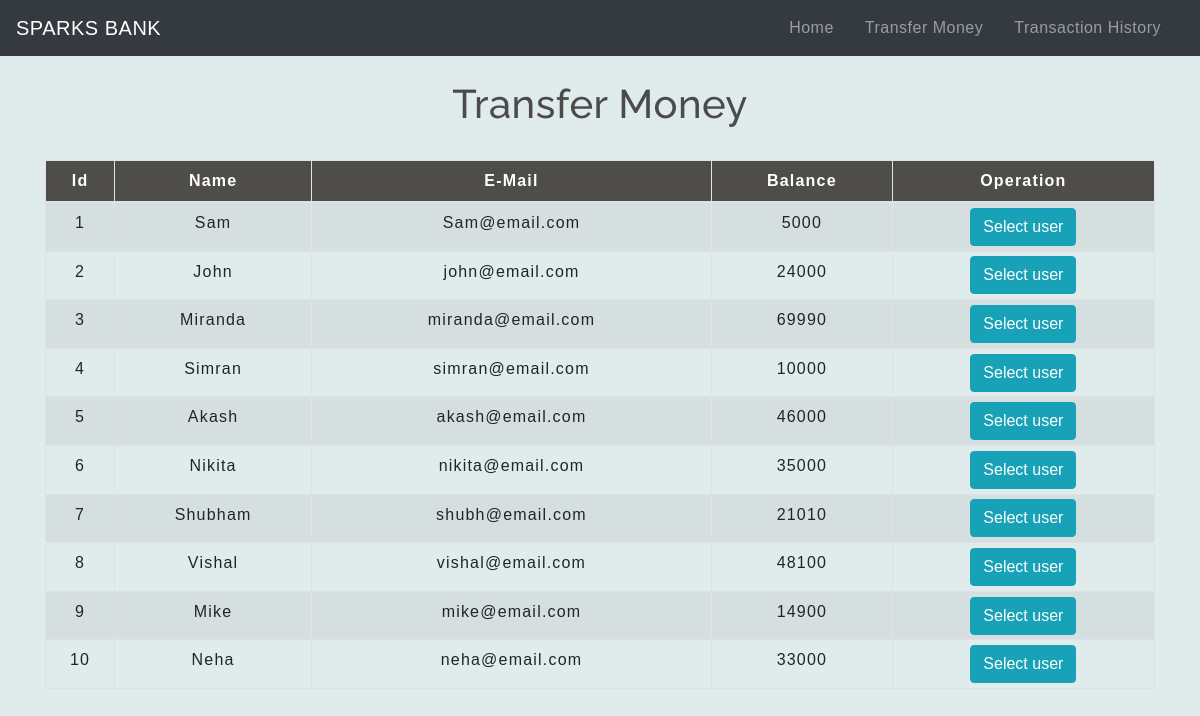
The page /transfer_money.php on the database its author committed.
### tables this page shows
CREATE TABLE `users` (
  `id` int(11) NOT NULL,
  `name` varchar(20) NOT NULL,
  `email` varchar(20) NOT NULL,
  `balance` int(11) NOT NULL
);

### transfer_money.php (the view, shortened to what this page needs)
<!DOCTYPE html>
<html lang="en">
<head>
    <link rel="stylesheet" href="https://maxcdn.bootstrapcdn.com/bootstrap/4.0.0/css/bootstrap.min.css"
>
    <link rel="stylesheet" type="text/css" href="css/table.css">
    <link rel="stylesheet" type="text/css" href="css/navbar.css">
</head>
<body>
    <?php
  include 'navbar.php';
?>
    <?php
    include 'db_config.php';
    $sql = "SELECT * FROM users";
    $result = mysqli_query($conn,$sql);
?>
    <div class="container">
        <h2 class="text-center pt-4">Transfer Money</h2>
        <br>
        <div class="row">
            <div class="col">
                <div class="table-responsive-sm">
                    <table class="table table-hover table-sm table-striped table-condensed table-bordered">
                        <thead>
                            <tr>
                                <th scope="col" class="text-center py-2">Id</th>
                                <th scope="col" class="text-center py-2">Name</th>
                                <th scope="col" class="text-center py-2">E-Mail</th>
                                <th scope="col" class="text-center py-2">Balance</th>
                                <th scope="col" class="text-center py-2">Operation</th>
                            </tr>
                        </thead>
                        <tbody>
                            <?php
                    while($rows=mysqli_fetch_assoc($result)){
?>
                            <tr>
                                <td class="py-2"><?php echo $rows['id'] ?></td>
                                <td class="py-2"><?php echo $rows['name']?></td>
                                <td class="py-2"><?php echo $rows['email']?></td>
                                <td class="py-2"><?php echo $rows['balance']?></td>
                                <td><a href="userdetail.php?id= <?php echo $rows['id'] ;?>"> <button type="button"
                                            class="btn btn-info">Select user</button></a></td>
                            </tr>
                            <?php
                    }
                ?>
                        </tbody>
                    </table>
                </div>
            </div>
        </div>
    </div>
</body>
</html>

### css/table.css (style rules this page uses)
* { padding: 0; margin: 0; box-sizing: border-box; font-family: sans-serif; }
h2 { font-size: 40px; }
table { letter-spacing: 1.2px; }
td { text-align: center; }
button { border:none; background: #d9d9d9; transition: 1s; }

### css/navbar.css (style rules this page uses)
h2 { color: #4C4B4B; letter-spacing: 0.5px; font-family: raleway; }

### transfer_money.php (style rules this page uses)
button { transition: 1.5s; }
body { background-color: #e0ebeb; }
th { background-color: #4f4d49; color: white; }

### rows shown on the page
users: id "1", name "Sam", email "Sam@email.com", balance "5000"
users: id "2", name "John", email "john@email.com", balance "24000"
users: id "3", name "Miranda", email "miranda@email.com", balance "69990"
users: id "4", name "Simran", email "simran@email.com", balance "10000"
users: id "5", name "Akash", email "akash@email.com", balance "46000"
users: id "6", name "Nikita", email "nikita@email.com", balance "35000"
users: id "7", name "Shubham", email "shubh@email.com", balance "21010"
users: id "8", name "Vishal", email "vishal@email.com", balance "48100"
users: id "9", name "Mike", email "mike@email.com", balance "14900"
users: id "10", name "Neha", email "neha@email.com", balance "33000"
